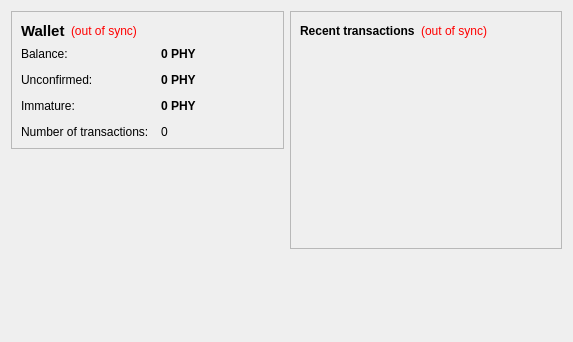
<?xml version="1.0" encoding="UTF-8"?>
<ui version="4.0">
 <class>OverviewPage</class>
 <widget class="QWidget" name="OverviewPage">
  <property name="geometry">
   <rect>
    <x>0</x>
    <y>0</y>
    <width>573</width>
    <height>342</height>
   </rect>
  </property>
  <property name="windowTitle">
   <string>Form</string>
  </property>
  <layout class="QHBoxLayout" name="horizontalLayout" stretch="1,1">
   <item>
    <layout class="QVBoxLayout" name="verticalLayout_2">
     <item>
      <widget class="QFrame" name="frame">
       <property name="frameShape">
        <enum>QFrame::StyledPanel</enum>
       </property>
       <property name="frameShadow">
        <enum>QFrame::Raised</enum>
       </property>
       <layout class="QVBoxLayout" name="verticalLayout_4">
        <item>
         <layout class="QHBoxLayout" name="horizontalLayout_4">
          <item>
           <widget class="QLabel" name="label_5">
            <property name="font">
             <font>
              <pointsize>11</pointsize>
              <weight>75</weight>
              <bold>true</bold>
             </font>
            </property>
            <property name="text">
             <string>Wallet</string>
            </property>
           </widget>
          </item>
          <item>
           <widget class="QLabel" name="labelWalletStatus">
            <property name="toolTip">
             <string>The displayed information may be out of date. Your wallet automatically synchronizes with the PhysCoin network after a connection is established, but this process has not completed yet.</string>
            </property>
            <property name="styleSheet">
             <string notr="true">QLabel { color: red; }</string>
            </property>
            <property name="text">
             <string notr="true">(out of sync)</string>
            </property>
            <property name="alignment">
             <set>Qt::AlignLeading|Qt::AlignLeft|Qt::AlignVCenter</set>
            </property>
           </widget>
          </item>
          <item>
           <spacer name="horizontalSpacer_2">
            <property name="orientation">
             <enum>Qt::Horizontal</enum>
            </property>
            <property name="sizeHint" stdset="0">
             <size>
              <width>40</width>
              <height>20</height>
             </size>
            </property>
           </spacer>
          </item>
         </layout>
        </item>
        <item>
         <layout class="QFormLayout" name="formLayout_2">
          <property name="fieldGrowthPolicy">
           <enum>QFormLayout::AllNonFixedFieldsGrow</enum>
          </property>
          <property name="horizontalSpacing">
           <number>12</number>
          </property>
          <property name="verticalSpacing">
           <number>12</number>
          </property>
          <item row="0" column="0">
           <widget class="QLabel" name="label">
            <property name="text">
             <string>Balance:</string>
            </property>
           </widget>
          </item>
          <item row="0" column="1">
           <widget class="QLabel" name="labelBalance">
            <property name="font">
             <font>
              <weight>75</weight>
              <bold>true</bold>
             </font>
            </property>
            <property name="cursor">
             <cursorShape>IBeamCursor</cursorShape>
            </property>
            <property name="toolTip">
             <string>Your current balance</string>
            </property>
            <property name="text">
             <string notr="true">0 PHY</string>
            </property>
            <property name="textInteractionFlags">
             <set>Qt::LinksAccessibleByMouse|Qt::TextSelectableByKeyboard|Qt::TextSelectableByMouse</set>
            </property>
           </widget>
          </item>
          <item row="1" column="0">
           <widget class="QLabel" name="label_3">
            <property name="text">
             <string>Unconfirmed:</string>
            </property>
           </widget>
          </item>
          <item row="1" column="1">
           <widget class="QLabel" name="labelUnconfirmed">
            <property name="font">
             <font>
              <weight>75</weight>
              <bold>true</bold>
             </font>
            </property>
            <property name="cursor">
             <cursorShape>IBeamCursor</cursorShape>
            </property>
            <property name="toolTip">
             <string>Total of transactions that have yet to be confirmed, and do not yet count toward the current balance</string>
            </property>
            <property name="text">
             <string notr="true">0 PHY</string>
            </property>
            <property name="textInteractionFlags">
             <set>Qt::LinksAccessibleByMouse|Qt::TextSelectableByKeyboard|Qt::TextSelectableByMouse</set>
            </property>
           </widget>
          </item>
          <item row="3" column="0">
           <widget class="QLabel" name="label_2">
            <property name="text">
             <string>Number of transactions:</string>
            </property>
           </widget>
          </item>
          <item row="3" column="1">
           <widget class="QLabel" name="labelNumTransactions">
            <property name="toolTip">
             <string>Total number of transactions in wallet</string>
            </property>
            <property name="text">
             <string notr="true">0</string>
            </property>
           </widget>
          </item>
          <item row="2" column="0">
           <widget class="QLabel" name="labelImmatureText">
            <property name="text">
             <string>Immature:</string>
            </property>
           </widget>
          </item>
          <item row="2" column="1">
           <widget class="QLabel" name="labelImmature">
            <property name="font">
             <font>
              <weight>75</weight>
              <bold>true</bold>
             </font>
            </property>
            <property name="toolTip">
             <string>Mined balance that has not yet matured</string>
            </property>
            <property name="text">
             <string notr="true">0 PHY</string>
            </property>
            <property name="textInteractionFlags">
             <set>Qt::LinksAccessibleByMouse|Qt::TextSelectableByKeyboard|Qt::TextSelectableByMouse</set>
            </property>
           </widget>
          </item>
         </layout>
        </item>
       </layout>
      </widget>
     </item>
     <item>
      <spacer name="verticalSpacer">
       <property name="orientation">
        <enum>Qt::Vertical</enum>
       </property>
       <property name="sizeHint" stdset="0">
        <size>
         <width>20</width>
         <height>40</height>
        </size>
       </property>
      </spacer>
     </item>
    </layout>
   </item>
   <item>
    <layout class="QVBoxLayout" name="verticalLayout_3">
     <item>
      <widget class="QFrame" name="frame_2">
       <property name="frameShape">
        <enum>QFrame::StyledPanel</enum>
       </property>
       <property name="frameShadow">
        <enum>QFrame::Raised</enum>
       </property>
       <layout class="QVBoxLayout" name="verticalLayout">
        <item>
         <layout class="QHBoxLayout" name="horizontalLayout_2">
          <item>
           <widget class="QLabel" name="label_4">
            <property name="text">
             <string>&lt;b&gt;Recent transactions&lt;/b&gt;</string>
            </property>
           </widget>
          </item>
          <item>
           <widget class="QLabel" name="labelTransactionsStatus">
            <property name="toolTip">
             <string>The displayed information may be out of date. Your wallet automatically synchronizes with the PhysCoin network after a connection is established, but this process has not completed yet.</string>
            </property>
            <property name="styleSheet">
             <string notr="true">QLabel { color: red; }</string>
            </property>
            <property name="text">
             <string notr="true">(out of sync)</string>
            </property>
            <property name="alignment">
             <set>Qt::AlignRight|Qt::AlignTrailing|Qt::AlignVCenter</set>
            </property>
           </widget>
          </item>
          <item>
           <spacer name="horizontalSpacer">
            <property name="orientation">
             <enum>Qt::Horizontal</enum>
            </property>
            <property name="sizeHint" stdset="0">
             <size>
              <width>40</width>
              <height>20</height>
             </size>
            </property>
           </spacer>
          </item>
         </layout>
        </item>
        <item>
         <widget class="QListView" name="listTransactions">
          <property name="styleSheet">
           <string notr="true">QListView { background: transparent; }</string>
          </property>
          <property name="frameShape">
           <enum>QFrame::NoFrame</enum>
          </property>
          <property name="verticalScrollBarPolicy">
           <enum>Qt::ScrollBarAlwaysOff</enum>
          </property>
          <property name="horizontalScrollBarPolicy">
           <enum>Qt::ScrollBarAlwaysOff</enum>
          </property>
          <property name="selectionMode">
           <enum>QAbstractItemView::NoSelection</enum>
          </property>
         </widget>
        </item>
       </layout>
      </widget>
     </item>
     <item>
      <spacer name="verticalSpacer_2">
       <property name="orientation">
        <enum>Qt::Vertical</enum>
       </property>
       <property name="sizeHint" stdset="0">
        <size>
         <width>20</width>
         <height>40</height>
        </size>
       </property>
      </spacer>
     </item>
    </layout>
   </item>
  </layout>
 </widget>
 <resources/>
 <connections/>
</ui>
